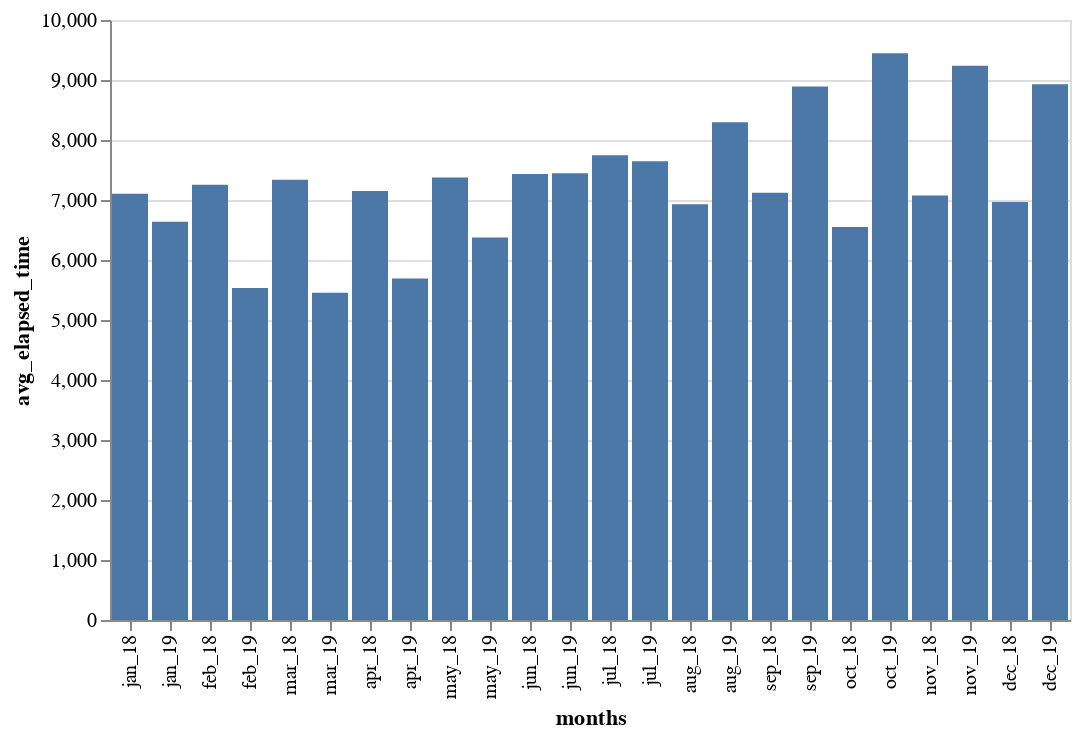

The cell this chart's notebook holds for it:
### Code cell
#chart for average elapsed time comparing month-by-month 2018 and 2019

avgs2 = []

for month in lsts_2:
    val = month['ElapsedTime'].mean()
    avgs2.append(val)
    
res_1819 = dict(zip(lst2, avgs))
res_1819

df_comp_1819 = pd.DataFrame(list(res_1819.items()),columns = ['months','avg_elapsed_time'])
df_comp_1819

alt.Chart(df_comp_1819).mark_bar().encode(
    x=alt.X('months', sort=lst2),
    y='avg_elapsed_time'
)

### Figure 1 — Vega-Lite specification as saved in the notebook (floating-point values rounded to 4 significant figures)
{"config": {"view": {"continuousWidth": 400, "continuousHeight": 300}}, "data": {"name": "data-2841286c59681a97b5b5235f612815f2"}, "mark": "bar", "encoding": {"x": {"type": "nominal", "field": "months", "sort": ["jan_18", "jan_19", "feb_18", "feb_19", "mar_18", "mar_19", "apr_18", "apr_19", "may_18", "may_19", "jun_18", "jun_19", "jul_18", "jul_19", "aug_18", "aug_19", "sep_18", "sep_19", "oct_18", "oct_19", "nov_18", "nov_19", "dec_18", "dec_19"]}, "y": {"type": "quantitative", "field": "avg_elapsed_time"}}, "$schema": "https://vega.github.io/schema/vega-lite/v4.0.2.json", "datasets": {"data-2841286c59681a97b5b5235f612815f2": [{"months": "jan_18", "avg_elapsed_time": 7103.0}, {"months": "jan_19", "avg_elapsed_time": 6636.0}, {"months": "feb_18", "avg_elapsed_time": 7253.0}, {"months": "feb_19", "avg_elapsed_time": 5532.0}, {"months": "mar_18", "avg_elapsed_time": 7337.0}, {"months": "mar_19", "avg_elapsed_time": 5452.0}, {"months": "apr_18", "avg_elapsed_time": 7148.0}, {"months": "apr_19", "avg_elapsed_time": 5691.0}, {"months": "may_18", "avg_elapsed_time": 7374.0}, {"months": "may_19", "avg_elapsed_time": 6374.0}, {"months": "jun_18", "avg_elapsed_time": 7434.0}, {"months": "jun_19", "avg_elapsed_time": 7446.0}, {"months": "jul_18", "avg_elapsed_time": 7747.0}, {"months": "jul_19", "avg_elapsed_time": 7645.0}, {"months": "aug_18", "avg_elapsed_time": 6931.0}, {"months": "aug_19", "avg_elapsed_time": 8294.0}, {"months": "sep_18", "avg_elapsed_time": 7122.0}, {"months": "sep_19", "avg_elapsed_time": 8892.0}, {"months": "oct_18", "avg_elapsed_time": 6551.0}, {"months": "oct_19", "avg_elapsed_time": 9447.0}, {"months": "nov_18", "avg_elapsed_time": 7073.0}, {"months": "nov_19", "avg_elapsed_time": 9238.0}, {"months": "dec_18", "avg_elapsed_time": 6965.0}, {"months": "dec_19", "avg_elapsed_time": 8929.0}]}}
